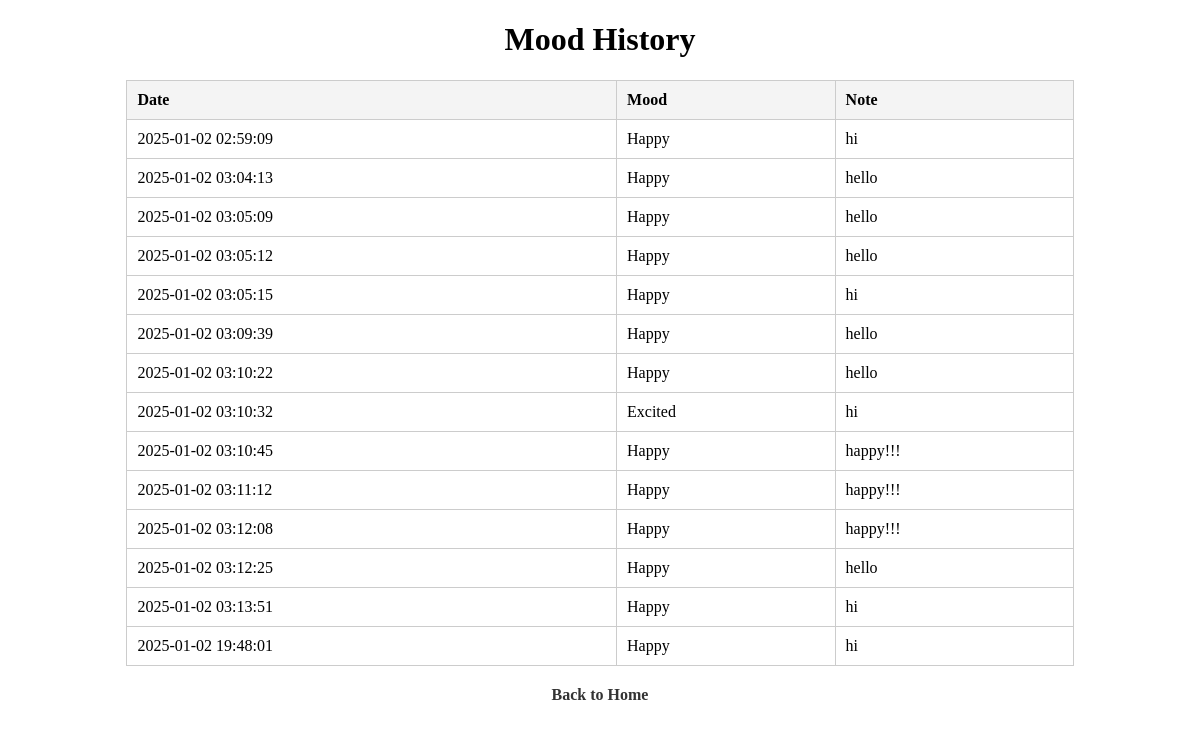
The app's page /history with its own data.
### tables this page shows
CREATE TABLE mood_logs (
    id INTEGER PRIMARY KEY AUTOINCREMENT,
    mood TEXT NOT NULL,
    note TEXT,
    date TIMESTAMP DEFAULT CURRENT_TIMESTAMP
);

### app.py (the view)
@app.route("/history")
def view_history():
        conn = sqlite3.connect("mood_journal.db")
        cursor = conn.cursor()
        cursor.execute("SELECT mood, note, date FROM mood_logs")
        conn.commit()
        logs = cursor.fetchall()
        conn.close()
        return render_template("history.html", logs = logs)

### templates/history.html (shortened to what this page needs)
<!DOCTYPE html>
<html>
<head>
</head>
<body>
    <h1>Mood History</h1>
    <table>
        <thead>
            <tr>
                <th>Date</th>
                <th>Mood</th>
                <th>Note</th>
            </tr>
        </thead>
        <tbody>
            {% for log in logs %}
            <tr>
                <td>{{ log[2] }}</td>
                <td>{{ log[0] }}</td>
                <td>{{ log[1] }}</td>
            </tr>
            {% endfor %}
        </tbody>
    </table>
    <a href="/">Back to Home</a>
</body>
</html>

### templates/history.html (style rules this page uses)
table { width: 80%; margin: 20px auto; border-collapse: collapse; }
th, td { border: 1px solid #ccc; padding: 10px; text-align: left; }
th { background-color: #f4f4f4; }
h1 { text-align: center; }
a { display: block; text-align: center; margin: 20px; text-decoration: none; font-weight: bold; color: #333; }

### records on screen
mood_logs: date "2025-01-02 02:59:09", mood "Happy", note "hi"
mood_logs: date "2025-01-02 03:04:13", mood "Happy", note "hello"
mood_logs: date "2025-01-02 03:05:09", mood "Happy", note "hello"
mood_logs: date "2025-01-02 03:05:12", mood "Happy", note "hello"
mood_logs: date "2025-01-02 03:05:15", mood "Happy", note "hi"
mood_logs: date "2025-01-02 03:09:39", mood "Happy", note "hello"
mood_logs: date "2025-01-02 03:10:22", mood "Happy", note "hello"
mood_logs: date "2025-01-02 03:10:32", mood "Excited", note "hi"
mood_logs: date "2025-01-02 03:10:45", mood "Happy", note "happy!!!"
mood_logs: date "2025-01-02 03:11:12", mood "Happy", note "happy!!!"
mood_logs: date "2025-01-02 03:12:08", mood "Happy", note "happy!!!"
mood_logs: date "2025-01-02 03:12:25", mood "Happy", note "hello"
mood_logs: date "2025-01-02 03:13:51", mood "Happy", note "hi"
mood_logs: date "2025-01-02 19:48:01", mood "Happy", note "hi"
